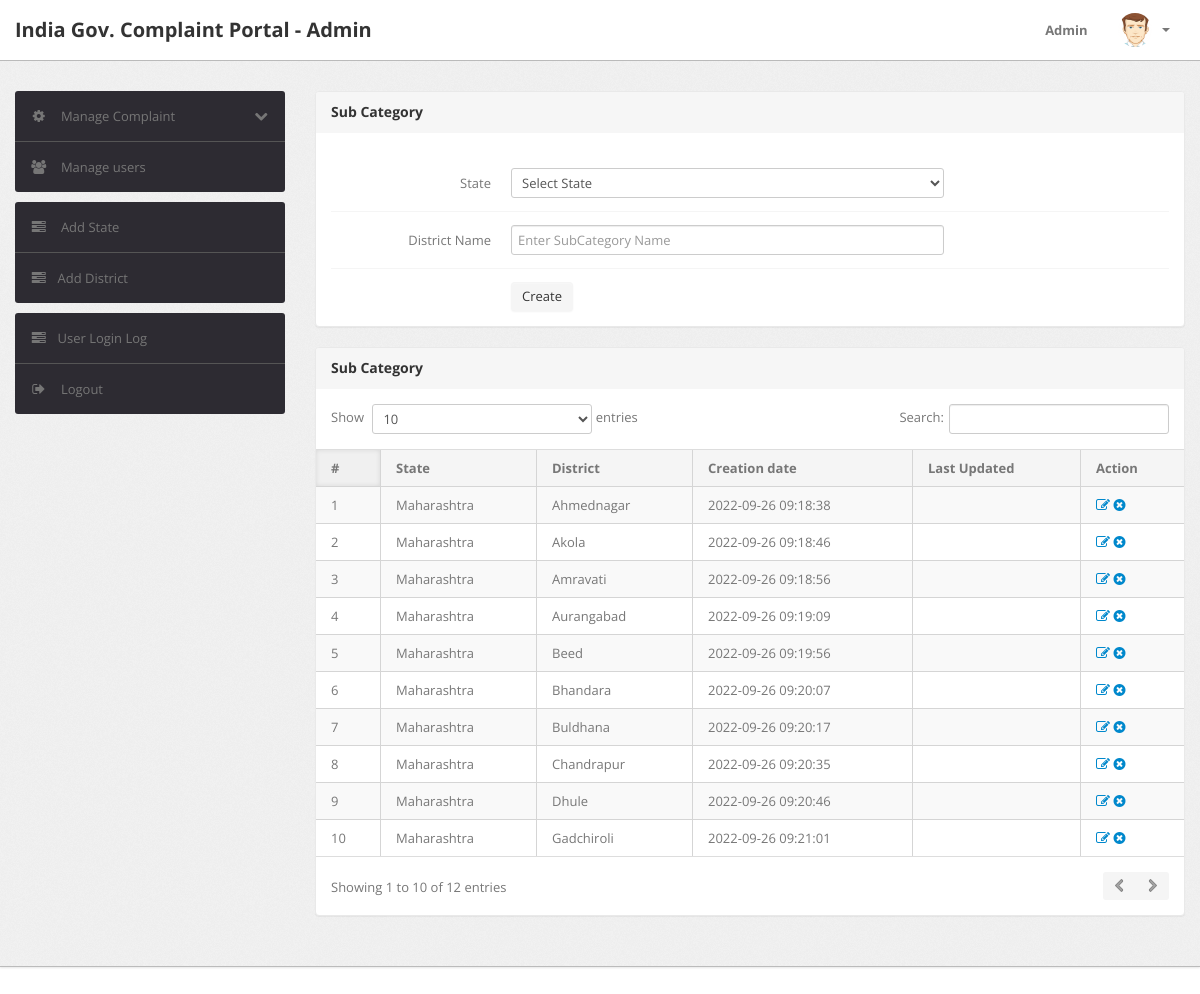
Page /admin/subcategory.php (signed in) on the committed database.
### tables this page shows
CREATE TABLE `subcategory` (
  `id` int(11) NOT NULL,
  `categoryid` int(11) NOT NULL,
  `subcategory` varchar(255) NOT NULL,
  `creationDate` timestamp NOT NULL DEFAULT current_timestamp(),
  `updationDate` varchar(255) NOT NULL
);

CREATE TABLE `category` (
  `id` int(11) NOT NULL,
  `categoryName` varchar(255) NOT NULL,
  `creationDate` timestamp NOT NULL DEFAULT current_timestamp(),
  `updationDate` varchar(255) NOT NULL
);

### admin/subcategory.php (the view, shortened to what this page needs)
<?php
include('include/config.php');
if(strlen($_SESSION['alogin'])==0)
	{
header('location:index.php');
}
else{
?>
<!DOCTYPE html>
<html lang="en">
<head>
	<link type="text/css" href="bootstrap/css/bootstrap.min.css" rel="stylesheet">
	<link type="text/css" href="bootstrap/css/bootstrap-responsive.min.css" rel="stylesheet">
	<link type="text/css" href="css/theme.css" rel="stylesheet">
	<link type="text/css" href="images/icons/css/font-awesome.css" rel="stylesheet">
</head>
<body>
<?php include('include/header.php');?>
	<div class="wrapper">
		<div class="container">
			<div class="row">
<?php include('include/sidebar.php');?>
			<div class="span9">
					<div class="content">
						<div class="module">
							<div class="module-head">
								<h3>Sub Category</h3>
							</div>
							<div class="module-body">
									<br />
			<form class="form-horizontal row-fluid" name="subcategory" method="post" >
<div class="control-group">
<label class="control-label" for="basicinput">State</label>
<div class="controls">
<select name="category" class="span8 tip" required>
<option value="">Select State</option>
</select>
</div>
</div>
<div class="control-group">
<label class="control-label" for="basicinput">District Name</label>
<div class="controls">
<input type="text" placeholder="Enter SubCategory Name"  name="subcategory" class="span8 tip" required>
</div>
</div>
	<div class="control-group">
											<div class="controls">
												<button type="submit" name="submit" class="btn">Create</button>
											</div>
										</div>
									</form>
							</div>
						</div>
	<div class="module">
							<div class="module-head">
								<h3>Sub Category</h3>
							</div>
							<div class="module-body table">
								<table cellpadding="0" cellspacing="0" border="0" class="datatable-1 table table-bordered table-striped	 display" width="100%">
									<thead>
										<tr>
											<th>#</th>
											<th>State</th>
											<th>District</th>
											<th>Creation date</th>
											<th>Last Updated</th>
											<th>Action</th>
										</tr>
									</thead>
									<tbody>
<?php $query=mysqli_query($bd, "select subcategory.id,category.categoryName,subcategory.subcategory,subcategory.creationDate,subcategory.updationDate from subcategory join category on category.id=subcategory.categoryid");
$cnt=1;
while($row=mysqli_fetch_array($query))
{
?>
										<tr>
											<td><?php echo htmlentities($cnt);?></td>
											<td><?php echo htmlentities($row['categoryName']);?></td>
											<td><?php echo htmlentities($row['subcategory']);?></td>
											<td> <?php echo htmlentities($row['creationDate']);?></td>
											<td><?php echo htmlentities($row['updationDate']);?></td>
											<td>
											<a href="edit-subcategory.php?id=<?php echo $row['id']?>" ><i class="icon-edit"></i></a>
											<a href="subcategory.php?id=<?php echo $row['id']?>&del=delete" onClick="return confirm('Are you sure you want to delete?')"><i class="icon-remove-sign"></i></a></td>
										</tr>
										<?php $cnt=$cnt+1; } ?>
								</table>
							</div>
						</div>
					</div>
				</div>
			</div>
		</div>
	</div>
<?php include('include/footer.php');?>
</body>
<?php } ?>

### admin/include/header.php (shortened to what this page needs)
<div class="navbar navbar-fixed-top">
		<div class="navbar-inner">
			<div class="container">
			  	<a class="brand" href="index.html">
			  		India Gov. Complaint Portal - Admin
			  	</a>
				<div class="nav-collapse collapse navbar-inverse-collapse">
					<ul class="nav pull-right">
						<li><a href="#">
							Admin
						</a></li>
						<li class="nav-user dropdown">
							<a href="#" class="dropdown-toggle" data-toggle="dropdown">
								<img src="images/user.png" class="nav-avatar" />
								<b class="caret"></b>
							</a>
						</li>
					</ul>
				</div>
			</div>
		</div>
	</div>

### admin/include/sidebar.php (shortened to what this page needs)
<div class="span3">
					<div class="sidebar">
<ul class="widget widget-menu unstyled">
							<li>
								<a class="collapsed" data-toggle="collapse" href="#togglePages">
									<i class="menu-icon icon-cog"></i>
									<i class="icon-chevron-down pull-right"></i><i class="icon-chevron-up pull-right"></i>
									Manage Complaint
								</a>
							</li>
							<li>
								<a href="manage-users.php">
									<i class="menu-icon icon-group"></i>
									Manage users
								</a>
							</li>
						</ul>
						<ul class="widget widget-menu unstyled">
                                <li><a href="category.php"><i class="menu-icon icon-tasks"></i> Add State </a></li>
                                <li><a href="subcategory.php"><i class="menu-icon icon-tasks"></i>Add District </a></li>
                            </ul>
						<ul class="widget widget-menu unstyled">
							<li><a href="user-logs.php"><i class="menu-icon icon-tasks"></i>User Login Log </a></li>
							<li>
								<a href="logout.php">
									<i class="menu-icon icon-signout"></i>
									Logout
								</a>
							</li>
						</ul>
					</div>
				</div>

### admin/include/footer.php (shortened to what this page needs)
<div class="footer">
</div>

### rows in the picture
subcategory: categoryid.categoryName "Maharashtra", subcategory "Ahmednagar", creationDate "2022-09-26 09:18:38"
subcategory: categoryid.categoryName "Maharashtra", subcategory "Akola", creationDate "2022-09-26 09:18:46"
subcategory: categoryid.categoryName "Maharashtra", subcategory "Amravati", creationDate "2022-09-26 09:18:56"
subcategory: categoryid.categoryName "Maharashtra", subcategory "Aurangabad", creationDate "2022-09-26 09:19:09"
subcategory: categoryid.categoryName "Maharashtra", subcategory "Beed", creationDate "2022-09-26 09:19:56"
subcategory: categoryid.categoryName "Maharashtra", subcategory "Bhandara", creationDate "2022-09-26 09:20:07"
subcategory: categoryid.categoryName "Maharashtra", subcategory "Buldhana", creationDate "2022-09-26 09:20:17"
subcategory: categoryid.categoryName "Maharashtra", subcategory "Chandrapur", creationDate "2022-09-26 09:20:35"
subcategory: categoryid.categoryName "Maharashtra", subcategory "Dhule", creationDate "2022-09-26 09:20:46"
subcategory: categoryid.categoryName "Maharashtra", subcategory "Gadchiroli", creationDate "2022-09-26 09:21:01"
